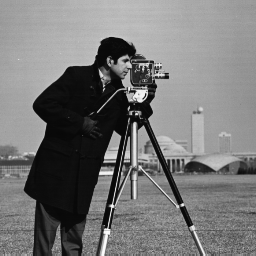
#> input picture image-processing/Lab 06/cameraman.tif, 256 x 256 px
$ jupyter execute 'Lab 06.ipynb'
#> lines starting #> are read from the running program, lines starting #| are printed output that depends on the picture
### image-processing/Lab 06/Image_formats_and_conversions.py
import numpy as np
from skimage.filters import threshold_otsu

def float_to_uint8(Image):

    Image=(Image-np.min(Image))*255/(np.max(Image)-np.min(Image))
    Image=np.around(Image)
    Image=np.asarray(Image, dtype=np.uint8)

    return Image


def rgb_to_gray(rgb):
    r, g, b = rgb[:,:,0], rgb[:,:,1], rgb[:,:,2]
    gray = 0.2989 * r + 0.5870 * g + 0.1140 * b

    return gray

# [14 lines left out: functions gray_to_binary, float_to_float64, not called in this run]

### image-processing/Lab 06/f_special_script.py
import matplotlib.pyplot as plt
import numpy as np

def fspecial_gauss2D(shape,sigma):
    """
    2D gaussian mask - should give the same result as MATLAB's
    fspecial('gaussian',[shape],[sigma])
    """
    m,n = [(ss-1.)/2. for ss in shape]
    y,x = np.ogrid[-m:m+1,-n:n+1]
    h = np.exp( -(x*x + y*y) / (2.*sigma*sigma) )
    h[ h < np.finfo(h.dtype).eps*h.max() ] = 0
    sumh = h.sum()
    if sumh != 0:
        h /= sumh
    return h


#
#symmetrical_filter=fspecial_gauss2D((50,50),3.5)
#
#grid = np.random.random((10,10))
#fig, (ax1) = plt.subplots(nrows=1, figsize=(6,10))
#
#ax1.imshow(symmetrical_filter, extent=[0,100,0,100], aspect='auto')
#ax1.set_title('Auto-scaled Aspect')
#
#plt.tight_layout()
#plt.show()
#

### image-processing/Lab 06/Lab 06.ipynb
[cell 1]
import matplotlib.pyplot as plt
import matplotlib.image as mpimg
import numpy as np
import f_special_script as f_special
import skimage
import scipy
import scipy.ndimage
import Image_formats_and_conversions as tools

[cell 2]
Original_image=mpimg.imread('cameraman.tif')
#> Original_image is the input picture: shape (256, 256); min 7, max 253, mean 118.7

## Φίλτρα Gauss
Τα φίλτρα Gauss μπορούν:
1. Να παράξουν θόρυβο σε μια εικόνα
2. Να θολώσουν μια εικόνα

### Προσθήκη θορύβου Gauss στην εικόνα

[cell 3]
Image_Gaussian_noise=skimage.util.random_noise(Original_image, mode='gaussian')
Image_Gaussian_noise.shape
#> Out = (256, 256)

### Θόλωμα εικόνας - Denoise-Smooth
Δημιουργία διαφορετικών gaussian μασκών

[cell 4]
#                                        hsize,sigma
Gauss_mask_1_5=f_special.fspecial_gauss2D((5,5),0.5)
Gauss_mask_2_5=f_special.fspecial_gauss2D((5,5),2.5)
Gauss_mask_3_5=f_special.fspecial_gauss2D((5,5),5.5)
                                                        # Περιφερειακά συμμετρικά φίλτρα Gauss (lowpassfilter)
                                                        # μεγέθους hsize και τυπικής απόκλισης sigma (θετικός)
                                                       # Το hsize μπορεί να είναι ένα διάνυσμα που να καθορίζει
                                                   # τον αριθμό γραμμών/στηλών του h, ή μπορεί να είναι βαθμωτή τιμή
                                                            # οπότε τότε το h είναι τετράγωνος πίνακας.
                                                              # Default τιμές: hsize=[3,3], sigma=0.5
Gauss_mask_1_7=f_special.fspecial_gauss2D((7,7),0.5)
Gauss_mask_2_7=f_special.fspecial_gauss2D((7,7),2.5)
Gauss_mask_3_7=f_special.fspecial_gauss2D((7,7),5.5)

[cell 5]
# Εφαρμογή της πρώτης μάσκας (5x5 φίλτρο με sigma=0.5)
Image_filtered_by_mask_1_5=scipy.ndimage.convolve(Image_Gaussian_noise,Gauss_mask_1_5)

# Κανονικοποίηση τιμών εικόνας
Image_filtered_by_mask_1_5=(Image_filtered_by_mask_1_5-np.min(Image_filtered_by_mask_1_5))*255/(np.max(Image_filtered_by_mask_1_5)-np.min(Image_filtered_by_mask_1_5))

Image_filtered_by_mask_1_5=np.around(Image_filtered_by_mask_1_5)
Image_filtered_by_mask_1_5=np.asarray(Image_filtered_by_mask_1_5, dtype=np.uint8)

[cell 6]
# Εφαρμογή της δεύτερης μάσκας (5x5 φίλτρο με sigma=2.5)
Image_filtered_by_mask_2_5=scipy.ndimage.convolve(Image_Gaussian_noise,Gauss_mask_2_5)

# Κανονικοποίηση τιμών εικόνας
Image_filtered_by_mask_2_5=(Image_filtered_by_mask_2_5-np.min(Image_filtered_by_mask_2_5))*255/(np.max(Image_filtered_by_mask_2_5)-np.min(Image_filtered_by_mask_2_5))

Image_filtered_by_mask_2_5=np.around(Image_filtered_by_mask_2_5)
Image_filtered_by_mask_2_5=np.asarray(Image_filtered_by_mask_2_5, dtype=np.uint8)

[cell 7]
# Εφαρμογή της τρίτης μάσκας (5x5 φίλτρο με sigma=5.5)
Image_filtered_by_mask_3_5=scipy.ndimage.convolve(Image_Gaussian_noise,Gauss_mask_3_5)

# Κανονικοποίηση τιμών εικόνας
Image_filtered_by_mask_3_5=(Image_filtered_by_mask_3_5-np.min(Image_filtered_by_mask_3_5))*255/(np.max(Image_filtered_by_mask_3_5)-np.min(Image_filtered_by_mask_3_5))

Image_filtered_by_mask_3_5=np.around(Image_filtered_by_mask_3_5)
Image_filtered_by_mask_3_5=np.asarray(Image_filtered_by_mask_3_5, dtype=np.uint8)

[cell 8]
# Εφαρμογή της τέταρτης μάσκας (7x7 φίλτρο με sigma=0.5)
Image_filtered_by_mask_1_7=scipy.ndimage.convolve(Image_Gaussian_noise,Gauss_mask_1_7)

# Κανονικοποίηση τιμών εικόνας
Image_filtered_by_mask_1_7=(Image_filtered_by_mask_1_7-np.min(Image_filtered_by_mask_1_7))*255/(np.max(Image_filtered_by_mask_1_7)-np.min(Image_filtered_by_mask_1_7))

Image_filtered_by_mask_1_7=np.around(Image_filtered_by_mask_1_7)
Image_filtered_by_mask_1_7=np.asarray(Image_filtered_by_mask_1_7, dtype=np.uint8)

[cell 9]
# Εφαρμογή της πέμπτης μάσκας (7x7 φίλτρο με sigma=2.5)
Image_filtered_by_mask_2_7=scipy.ndimage.convolve(Image_Gaussian_noise,Gauss_mask_2_7)

# Κανονικοποίηση τιμών εικόνας
Image_filtered_by_mask_2_7=(Image_filtered_by_mask_2_7-np.min(Image_filtered_by_mask_2_7))*255/(np.max(Image_filtered_by_mask_2_7)-np.min(Image_filtered_by_mask_2_7))

Image_filtered_by_mask_2_7=np.around(Image_filtered_by_mask_2_7)
Image_filtered_by_mask_2_7=np.asarray(Image_filtered_by_mask_2_7, dtype=np.uint8)

[cell 10]
# Εφαρμογή της έκτης μάσκας (7x7 φίλτρο με sigma=5.5)
Image_filtered_by_mask_3_7=scipy.ndimage.convolve(Image_Gaussian_noise,Gauss_mask_3_7)

# Κανονικοποίηση τιμών εικόνας
Image_filtered_by_mask_3_7=(Image_filtered_by_mask_3_7-np.min(Image_filtered_by_mask_3_7))*255/(np.max(Image_filtered_by_mask_3_7)-np.min(Image_filtered_by_mask_3_7))

Image_filtered_by_mask_3_7=np.around(Image_filtered_by_mask_3_7)
Image_filtered_by_mask_3_7=np.asarray(Image_filtered_by_mask_3_7, dtype=np.uint8)

## Εμφανίσεις εικόνων

[cell 11]
figure1=plt.figure(1, figsize=(8.5, 8.5))

subplot1=figure1.add_subplot(1,2,1)
plt.imshow(Original_image,cmap='gray')
subplot1.set_title('Original_image')

subplot1=figure1.add_subplot(1,2,2)
plt.imshow(Image_Gaussian_noise,cmap='gray')
subplot1.set_title('Image_With_Gaussian_noise')

figure1.tight_layout()

[cell 12]
figure2=plt.figure(2, figsize=(10.5, 10.5))

subplot2=figure2.add_subplot(2,3,1)
plt.imshow(Image_filtered_by_mask_1_5,cmap='gray')
subplot2.set_title('5x5-sigma:0.5')

subplot2=figure2.add_subplot(2,3,2)
plt.imshow(Image_filtered_by_mask_2_5,cmap='gray')
subplot2.set_title('5x5-sigma:2.5')

subplot2=figure2.add_subplot(2,3,3)
plt.imshow(Image_filtered_by_mask_3_5,cmap='gray')
subplot2.set_title('5x5-sigma:5.5')

subplot2=figure2.add_subplot(2,3,4)
plt.imshow(Image_filtered_by_mask_1_7,cmap='gray')
subplot2.set_title('7x7-sigma:0.5')

subplot2=figure2.add_subplot(2,3,5)
plt.imshow(Image_filtered_by_mask_2_7,cmap='gray')
subplot2.set_title('7x7-sigma:2.5')

subplot2=figure2.add_subplot(2,3,6)
plt.imshow(Image_filtered_by_mask_3_7,cmap='gray')
subplot2.set_title('7x7-sigma:5.5')

figure2.tight_layout()

## Εκθετικός Μετασχηματικός - Exponential Transform

[cell 13]
Original_image2=mpimg.imread('cameraman.tif')
Office_image=mpimg.imread('office.jpg')
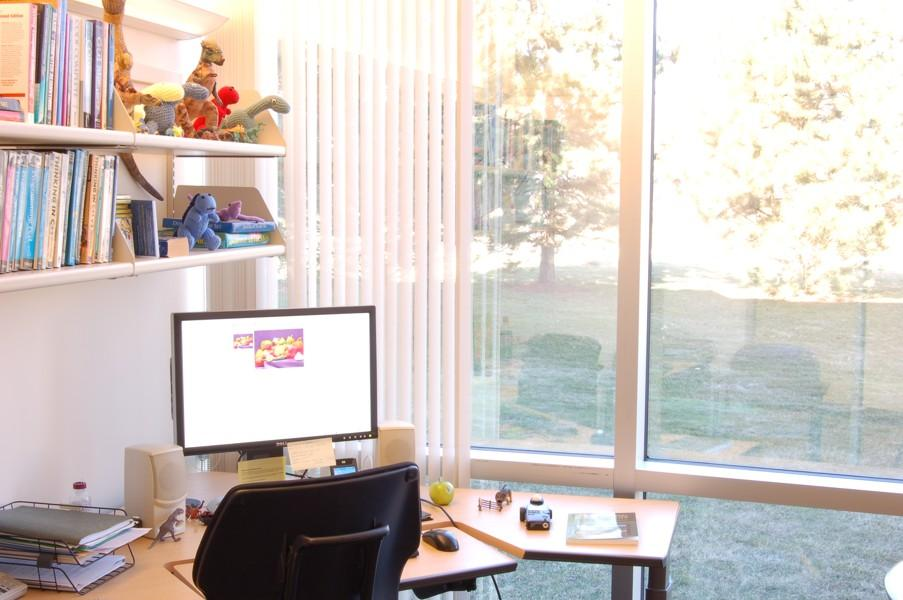
#> input picture image-processing/Lab 06/office.jpg, 903 x 600 px
#> Office_image is the input picture: shape (600, 903, 3); mean R, G, B 205.9, 197.8, 192.7

[cell 14]
Grayscale_image_office=tools.rgb_to_gray(Office_image)   #άλλος ένας τρόπος για μετατροπή σε grayscale
#> in rgb_to_gray, `r, g, b = rgb[:,:,0], rgb[:,:,1], rgb[:,:,2]`:
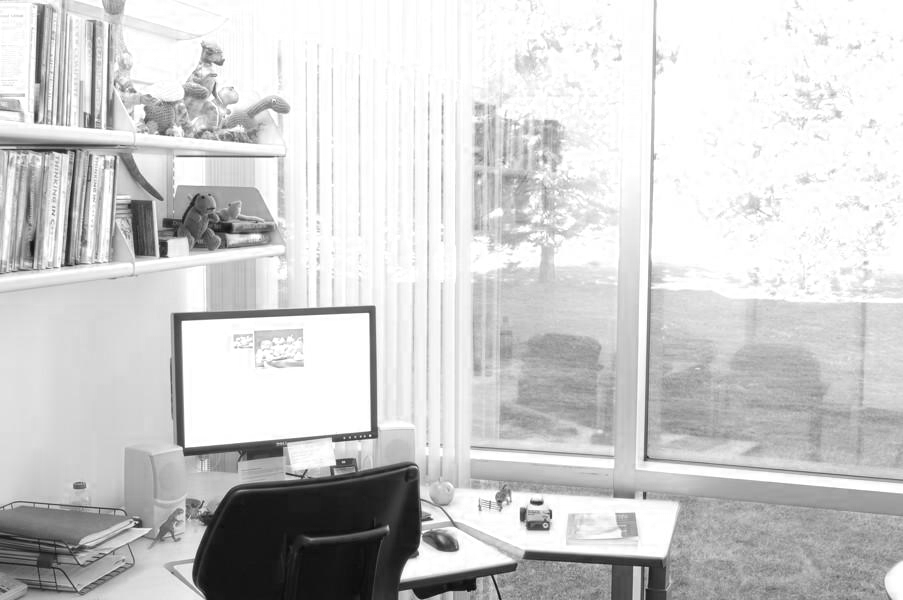
#> r: shape (600, 903); min 4, max 255, mean 205.9
#> in rgb_to_gray, `r, g, b = rgb[:,:,0], rgb[:,:,1], rgb[:,:,2]`:
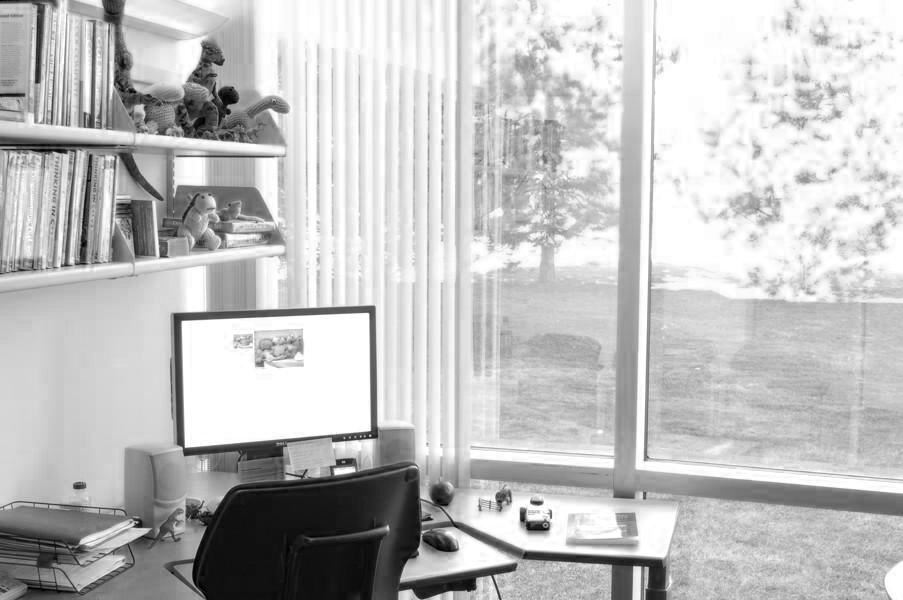
#> b: shape (600, 903); min 0, max 255, mean 192.7

[cell 15]
#Take the log of it. Add 1 to avoid taking log of zero
log_zero_avoidance=1

b=255/(np.log(1+255*log_zero_avoidance))

Image_exponetial_transform =(1/log_zero_avoidance)* (np.exp(Original_image/b)-1)
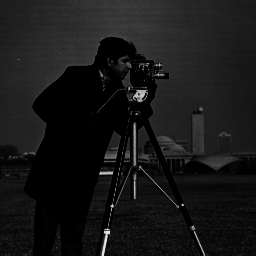
#> Image_exponetial_transform: shape (256, 256) float64; min 0.164, max 244.1, mean 23.4

Image_office_exponetial_transform =(1/log_zero_avoidance)* (np.exp(Grayscale_image_office/b)-1)
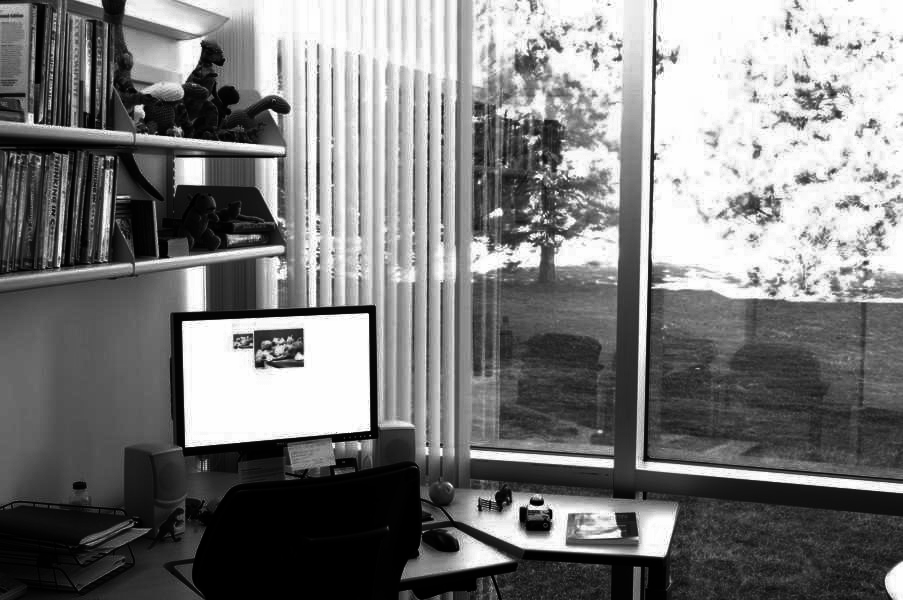
#> Image_office_exponetial_transform: shape (600, 903) float64; min 0.0664, max 254.9, mean 123.4

[cell 16]
figure3=plt.figure(3, figsize=(7.5, 7.5))

subplot3=figure3.add_subplot(2,2,1)
plt.imshow(Original_image,cmap='gray')
subplot3.set_title('Original_image')

subplot3=figure3.add_subplot(2,2,2)
plt.imshow(Image_exponetial_transform,cmap='gray')
subplot3.set_title('Image_with_exponetial_transform')

subplot3=figure3.add_subplot(2,2,3)
plt.imshow(Grayscale_image_office,cmap='gray')
subplot3.set_title('Original_grayscale_image')

subplot3=figure3.add_subplot(2,2,4)
plt.imshow(Image_office_exponetial_transform,cmap='gray')
subplot3.set_title('Image_with_exponetial_transform')

figure3.tight_layout()

## Λογαριθμικός Μετασχηματισμός - Logarithmic Transform

[cell 17]
Image_logarithmic_transform=b*np.log(1+log_zero_avoidance*Original_image)
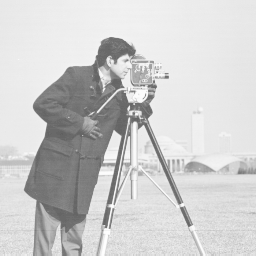
#> Image_logarithmic_transform: shape (256, 256) float16; min 95.69, max 254.8, mean 205.9
Image_logarithmic_transform=tools.float_to_uint8(Image_logarithmic_transform)
#> in float_to_uint8, `Image=(Image-np.min(Image))*255/(np.max(Image)-np.min(Image))`:
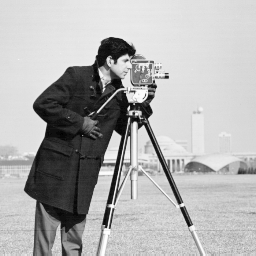
#> Image: shape (256, 256) float16; min 0, max 255, mean 176.8


Image_office_logarithmic_transform=b*np.log(1+log_zero_avoidance*Grayscale_image_office)
Image_office_logarithmic_transform=tools.float_to_uint8(Image_office_logarithmic_transform)
#> in float_to_uint8 (call 2), `Image=(Image-np.min(Image))*255/(np.max(Image)-np.min(Image))`:
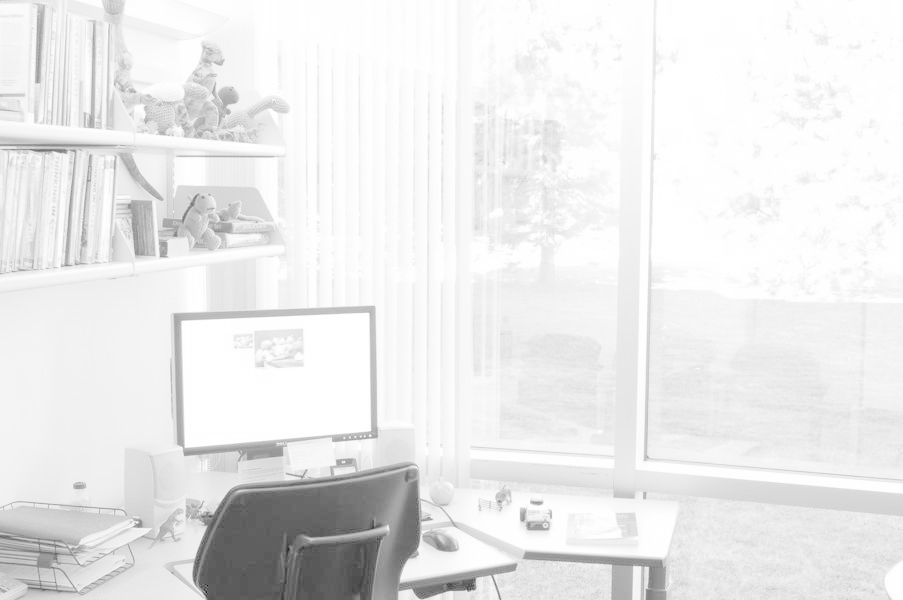
#> Image: shape (600, 903) float64; min 0, max 255, mean 234.5

[cell 18]
figure4=plt.figure(4, figsize=(7.5, 7.5))

subplot4=figure4.add_subplot(2,2,1)
plt.imshow(Original_image,cmap='gray')
subplot4.set_title('Original_image')

subplot4=figure4.add_subplot(2,2,2)
plt.imshow(Image_logarithmic_transform,cmap='gray')
subplot4.set_title('Image_with_logarithmic_transform')

subplot4=figure4.add_subplot(2,2,3)
plt.imshow(Grayscale_image_office,cmap='gray')
subplot4.set_title('Original_grayscale_image')

subplot4=figure4.add_subplot(2,2,4)
plt.imshow(Image_office_logarithmic_transform,cmap='gray')
subplot4.set_title('Image_with_logarithmic_transform')

figure4.tight_layout()

## Ιστόγραμμα Εικόνας
The histogram in the context of image processing is the operation by which the occurrences of each intensity value in the image is shown

[cell 19]
figure5=plt.figure(5, figsize=(7.5, 7.5))

subplot5=figure5.add_subplot(2,2,1)
plt.imshow(Grayscale_image_office,cmap='gray')
subplot5.set_title('Original_grayscale_image')

subplot5=figure5.add_subplot(2,2,2)
plt.imshow(Image_office_exponetial_transform,cmap='gray')
subplot5.set_title('Image_with_exponetial_transform')

subplot5=figure5.add_subplot(2,2,3)
histogram_values=np.histogram(Grayscale_image_office,bins=256)
hist1= plt.hist(Grayscale_image_office, facecolor='blue', alpha=1)
plt.title("Histogram of Original Image")
plt.show()
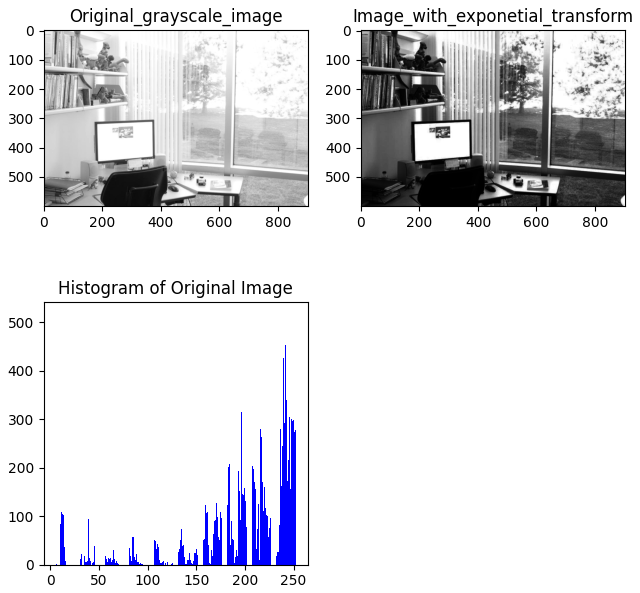
#> figure drawn by matplotlib, 3 panels; panel 3: tallest bar 293 high, from x = 207.1 to 207.1; panel 3: tallest bar 288 high, from x = 207.1 to 207.1; panel 3: tallest bar 259 high, from x = 207.1 to 207.2

subplot5=figure5.add_subplot(2,2,4)
histogram_values=np.histogram(Image_exponetial_transform,bins=256)
hist1= plt.hist(Image_office_exponetial_transform, facecolor='blue', alpha=0.5)
plt.title("Histogram of Transformed Image")
plt.show()
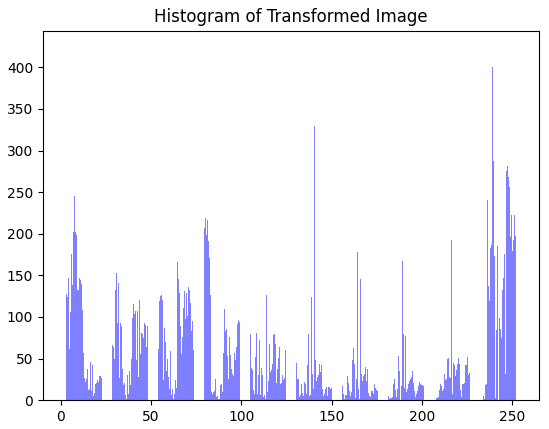
#> figure drawn by matplotlib, 1 panel; tallest bar 193 high, from x = 79.05 to 79.07; tallest bar 206 high, from x = 79.07 to 79.1; tallest bar 202 high, from x = 79.1 to 79.12

figure5.tight_layout()
